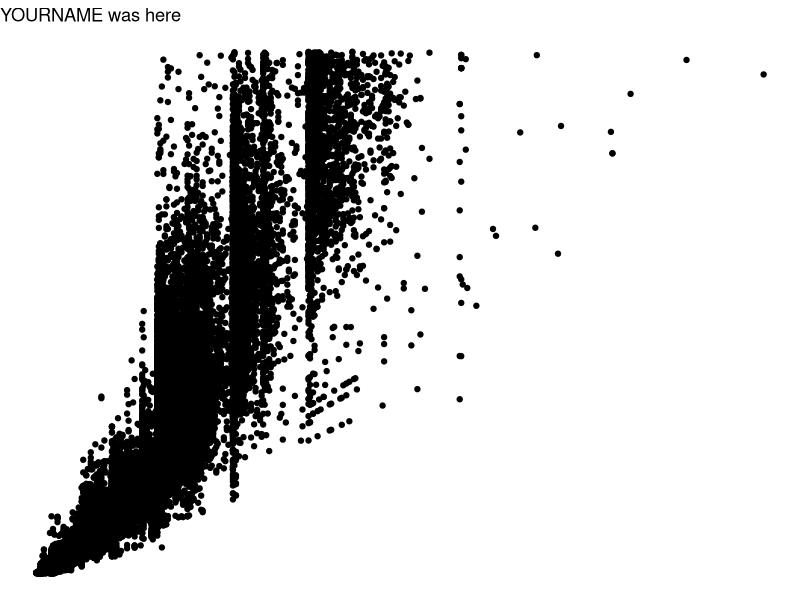
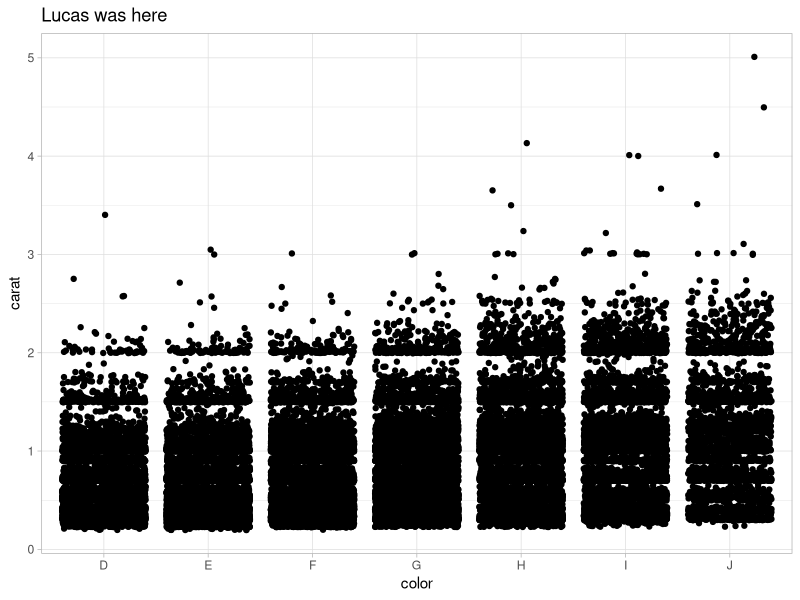
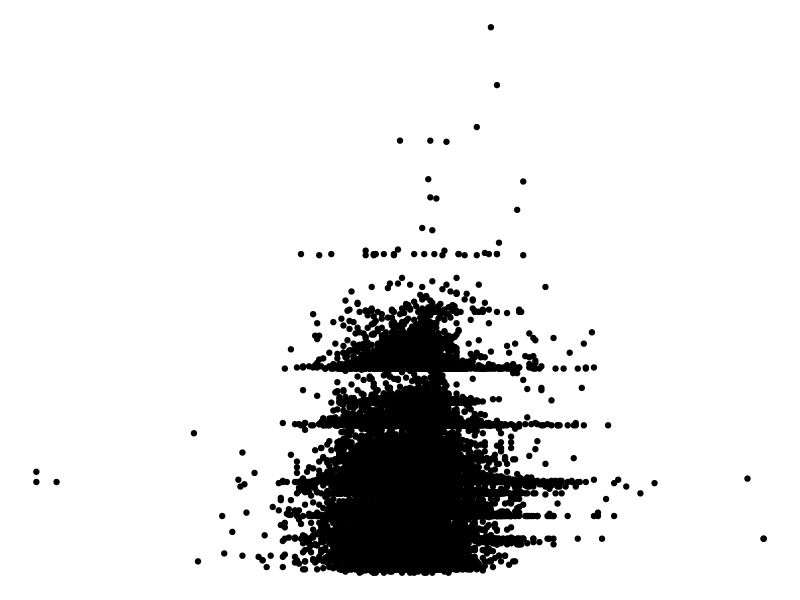

Recreate these plots in R, in order.
## ---- chunk 1
knitr::opts_chunk$set(echo = TRUE)
library(tidyverse)
## ---- chunk 2
# Partner 1: 
# Run the code below to see the original graph
# Change the code below to make the point color change based on 'cut', and update the theme to theme_bw(). Update the title to include your first name. 

ggplot(data = diamonds, aes(x = carat, y = price)) +
  geom_point() +
  theme_void() +
  labs(title = "YOURNAME was here")
## ---- chunk 3
# Partner 2: 
# Run the code below to see the original graph
# Change the code below to make the geom a geom_jitter, and update the theme to theme_light. Update the title to include your first name. 

ggplot(data = diamonds, aes(x = color, y = carat)) +
  geom_jitter() +
  theme_light() +
  labs(title = "Lucas was here")
## ---- chunk 4
ggplot(data = diamonds, aes(x = depth, y = carat)) +
  geom_point() +
  theme_void()
## ---- chunk 5
